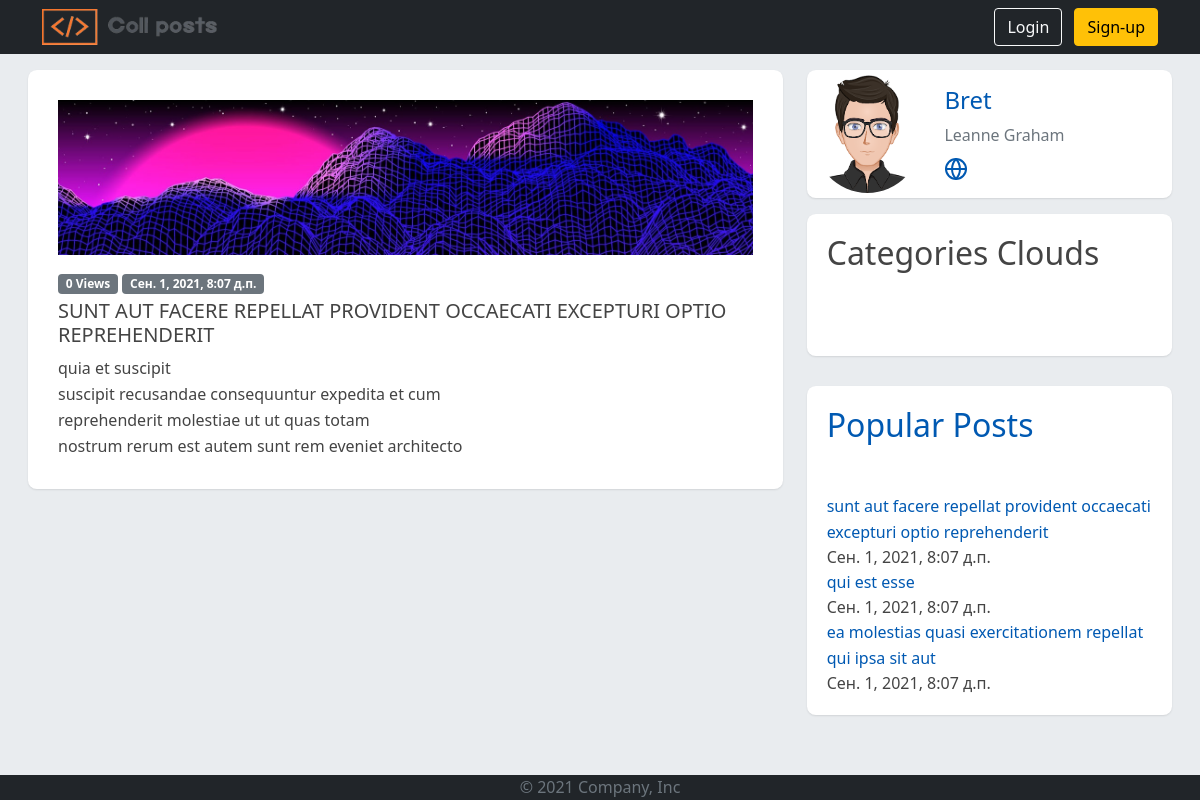
/post/1, run on an earlier commit of the app's database.
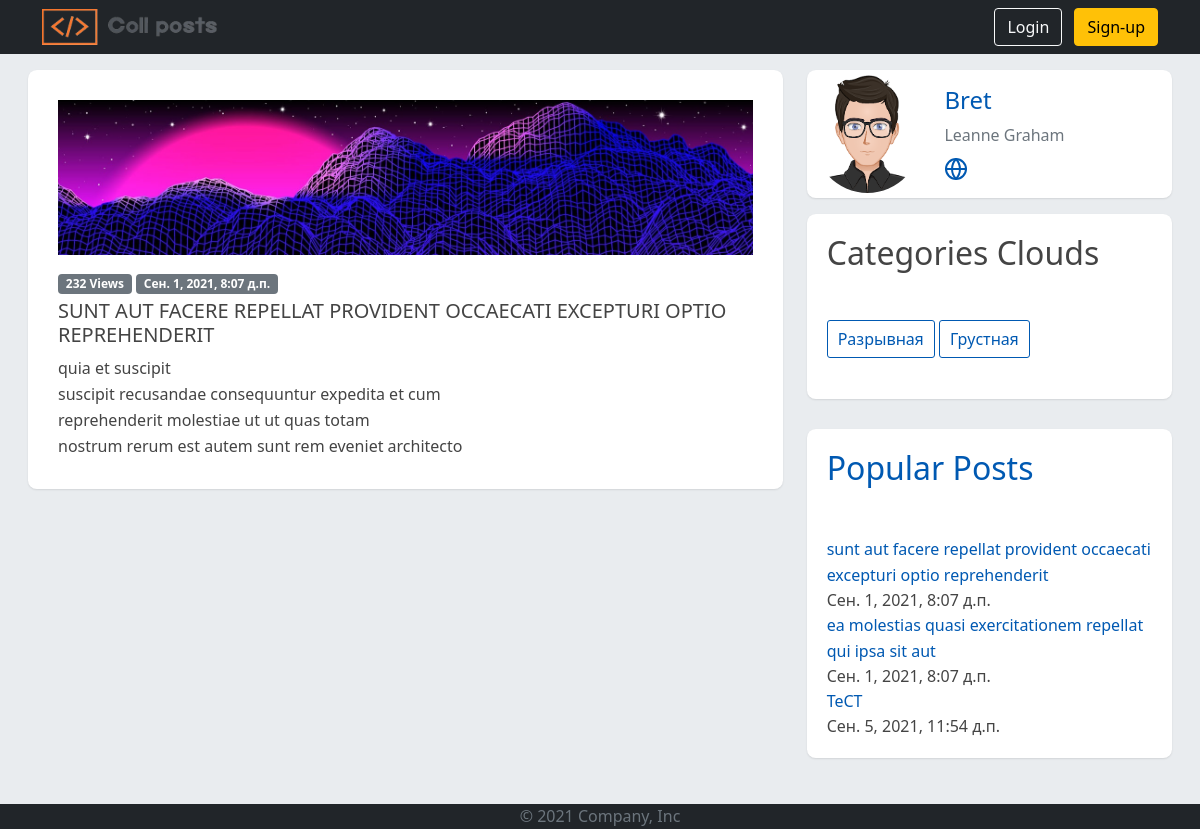
And on a later commit of the database.
### strange_posts/models.py (models this page shows, shortened)
class TimeBaseModel(models.Model):
    created_at = models.DateTimeField(auto_now_add=True)
    updated_at = models.DateTimeField(auto_now=True)
    class Meta:
        abstract = True

class Post(TimeBaseModel):
    id = models.IntegerField(primary_key=True)
    title = models.CharField(max_length=255, verbose_name='Название поста')
    body = models.TextField(verbose_name='Текст поста')
    user = models.ForeignKey(User, on_delete=models.CASCADE, verbose_name='Автор поста')
    categories = models.ManyToManyField(PostCategory, default=[])
    post_views = models.PositiveIntegerField('Количество просмотров', default=0)
    class Meta:
        verbose_name = 'Пост'
        verbose_name_plural = 'Пользовательские посты'
    def __str__(self):
        return f'{self.title}'
    def get_absolute_url(self):
        return reverse('post', kwargs={'pk': self.pk})

class User(TimeBaseModel):
    id = models.IntegerField(primary_key=True)
    name = models.CharField(max_length=255, verbose_name='Полное имя')
    username = models.CharField(max_length=100, unique=True, verbose_name='Имя пользователя')
    photo = models.ImageField('Фотография', upload_to='users_photo/%Y/%m/%d', null=True)
    email = models.EmailField(verbose_name='Email')
    user_address = models.ForeignKey(UserAddress, on_delete=models.SET_NULL, null=True,
                                     verbose_name='Адрес пользователя')
    phone_number = models.CharField(max_length=100, verbose_name='Номер телефона')
    user_website = models.CharField(max_length=255, verbose_name='Веб-сайт пользователя')
    user_company = models.ForeignKey(Company, on_delete=models.SET_NULL, null=True,
                                     verbose_name='Компания пользователя')
    class Meta:
        verbose_name = 'Пользователь'
        verbose_name_plural = 'Пользователи'
    def get_absolute_url(self):
        return reverse('get_user', kwargs={'pk': self.pk})

class PostCategory(models.Model):
    name = models.CharField('Название', max_length=50)
    slug = models.SlugField('URL', max_length=50, unique=True)
    class Meta:
        verbose_name = 'Категория для постов'
        verbose_name_plural = 'Категории для постов'

### strange_posts/views.py (the view)
# urls.py: path('post/<int:pk>', views.ShowPost.as_view(), name='post'),
class ShowPost(DetailView):
    model = Post
    context_object_name = 'post'
    def get_context_data(self, *, object_list=None, **kwargs):
        context = super().get_context_data(**kwargs)  # Получаем context у предка
        context['title'] = context['post']
        context['views'] = context['post'].post_views
        context['post'].post_views = F('post_views') + 1
        context['post'].save()
        context['popular_posts'] = Post.objects.all().order_by('-post_views')[:3]
        return context
    def get_queryset(self):
        return Post.objects.all().select_related('user').prefetch_related('categories')

### strange_posts/templates/strange_posts/post_detail.html (shortened to what this page needs)
{% extends 'strange_posts/base.html' %}
{% load static %}
{% block content %}
    <div id="main-content" class="blog-page">
        <div class="container-fluid">
            <div class="row clearfix">
                <div class="col-lg-8 col-md-12 left-box">
                    <div class="card single_post">
                        <div class="body">
                            <div class="img-post">
                                {% if post.photo %}
                                    <img class="d-block img-fluid" src="{{ post.photo.url }}" alt="Attached photo">
                                {% else %}
                                    <img class="d-block img-fluid" src="{% static 'strange_posts/images/plug.jpg' %}" alt="Attached photo">
                                {% endif %}
                            </div>
                            <div class="details">
                                <span class="badge bg-secondary">{{ views }} Views</span>
                                <span class="badge bg-secondary">{{ post.created_at }}</span>
                            </div>
                            <h3>{{ post.title }}</h3>
                            <p>{{ post.body|linebreaks }}</p>
                        </div>
                    </div>
                </div>
                <div class="col-lg-4 col-md-12 right-box">
                    <div class="card mb-3">
                        <div class="row g-0">
                            <div class="col-md-4">
                                <a href="{{ post.user.get_absolute_url }}">
                                    {% if post.user.photo %}
                                        <img src="{{ post.user.photo.url }}" class="img-fluid avatar-xl" alt="User photo">
                                    {% else %}
                                        <img src="{% static 'strange_posts/images/base_avatar.png' %}" class="img-fluid avatar-xl" alt="User photo">
                                    {% endif %}
                                </a>
                            </div>
                            <div class="col-md-8">
                                <div class="card-body">
                                    <h4><a href="{{ post.user.get_absolute_url }}">{{ post.user.username }}</a></h4>
                                    <p class="text-muted mb-0">{{ post.user.name }}</p>
                                    <ul class="social-links list-inline mb-0 mt-2">
                                        <li class="list-inline-item">
                                            <a href="https://{{ post.user.user_website }}" data-toggle="tooltip" data-placement="top" title="" data-original-title="Nathan's Facebook">
                                            </a>
                                        </li>
                                    </ul>
                                </div>
                            </div>
                        </div>
                    </div>
                    <div class="card">
                        <div class="header">
                            <h2>Categories Clouds</h2>
                        </div>
                        <div class="body widget">
                            <ul class="list-unstyled categories-clouds m-b-0">
                                {% for cat in post.categories.all %}
                                    <li><a href="{% url 'home' %}?cat={{ cat.slug }}">{{ cat.name }}</a></li>
                                {% endfor %}
                            </ul>
                        </div>
                    </div>
                    <div class="card">
                        <div class="header">
                            <h2><a href="{% url 'home' %}?order_by=post_views">Popular Posts</a></h2>
                        </div>
                        <div class="body widget popular-post">
                            <div class="row">
                                <div class="col-lg-12">
                                    {% for popular_post in popular_posts %}
                                        <div class="single_post">
                                            <p class="m-b-0">
                                                <a href="{{ popular_post.get_absolute_url }}">{{ popular_post.title }}</a>
                                            </p>
                                            <span>{{ popular_post.created_at }}</span>
                                    </div>
                                    {% endfor %}
                                </div>
                            </div>
                        </div>
                    </div>
                </div>
            </div>
        </div>
    </div>
{% endblock %}

### strange_posts/templates/strange_posts/base.html (shortened to what this page needs)
{% load static %}
<!DOCTYPE html>
<html lang="en">
<head>
    <link href="https://cdn.jsdelivr.net/npm/bootstrap@5.1.0/dist/css/bootstrap.min.css" rel="stylesheet">
    <link type="text/css" href="{% static 'strange_posts/css/styles.css' %}" rel="stylesheet"/>
</head>
<body>
<div class="page-wrapper" id="page-wrapper">
    <main class="content">
        <header class="p-2 bg-dark text-white">
            <div class="container">
                <div class="d-flex flex-wrap align-items-left justify-content-center justify-content-lg-start">
                    <a href="/" class="d-flex align-items-center mb-2 mb-lg-0 text-white text-decoration-none">
                        <img src="{% static 'strange_posts/images/logo.png' %}" alt="" height="450px" width="175px"/>
                    </a>
                    <div class="text-end">
                        {% if request.user.is_authenticated %}
                            <a href="{% url 'logout' %}" class="btn btn-warning" role="button" aria-disabled="true">Logout</a>
                        {% else %}
                            <a href="{% url 'login' %}" class="btn btn-outline-light me-2" role="button" aria-disabled="true">Login</a>
                            <a href="#" class="btn btn-warning" role="button" aria-disabled="true">Sign-up</a>
                        {% endif %}
                    </div>
                </div>
            </div>
        </header>
        <div class="page-content d-flex p-3 align-items-center b-t">
            {% block content %}
            {% endblock %}
        </div>
        <footer class="footer mt-auto bg-dark">
            <div class="container">
                <p class="text-center text-muted">© 2021 Company, Inc</p>
            </div>
        </footer>
    </main>
</div>
</body>
</html>

### strange_posts/static/strange_posts/css/styles.css (style rules this page uses)
html, body { display: flex; width: 100%; height: 100%; min-height: 100vh; color: rgba(24, 35, 89, 0.85); background-color: #e9ecef; font-weight: 400; }
a { color: #0059b2; text-decoration: none; }
img { max-width: 800px; height: auto; }
footer { height: 25px; }
.page-wrapper { width: 100%; display: flex; flex: 1; flex-direction: column; }
.content { flex: 1; display: flex !important; flex-direction: column; box-shadow: none; -webkit-transition: all .3s; }
.card { background: #fff; transition: .5s; border: 0; margin-bottom: 30px; border-radius: .55rem; position: relative; width: 100%; box-shadow: 0 1px 2px 0 rgb(0 0 0 / 10%); }
.card .body { color: #444; padding: 20px; font-weight: 400; }
.card .header { color: #444; padding: 20px; position: relative; box-shadow: none; }
.single_post { -webkit-transition: all .4s ease; transition: all .4s ease }
.single_post .body { padding: 30px }
.single_post .img-post { position: relative; overflow: hidden; max-height: 500px; margin-bottom: 15px }
.single_post .img-post > img { -ms-transform: scale(1); transform: scale(1); opacity: 1; -webkit-transition: -webkit-transform .4s ease, opacity .4s ease; transition: transform .4s ease, opacity .4s ease; max-width: 100%; filter: none; -webkit-filter: grayscale(0); -webkit-transform: scale(1.01) }
.single_post .details { margin-bottom: 5px }
.single_post h3 { font-size: 20px; text-transform: uppercase }
.single_post p { font-size: 16px; line-height: 26px; font-weight: 300; margin: 0 }
.right-box .categories-clouds li { display: inline-block; margin-bottom: 5px }
.right-box .categories-clouds li a { display: block; border: 1px solid; padding: 6px 10px; border-radius: 3px }
.avatar-xl { border-radius: 50%; padding: 5px; width: 8rem; height: 8rem }

What changed in the data, as far as the page shows it:
no longer on this page (row edited): Post: title "qui est esse", created_at "Сен. 1, 2021, 8:07 д.п."
added PostCategory: name "Разрывная"
added PostCategory: name "Грустная"
added Post: title "ТеСТ", created_at "Сен. 5, 2021, 11:54 д.п."
Also different on the page:
{{ views }}: "0" → "232"
